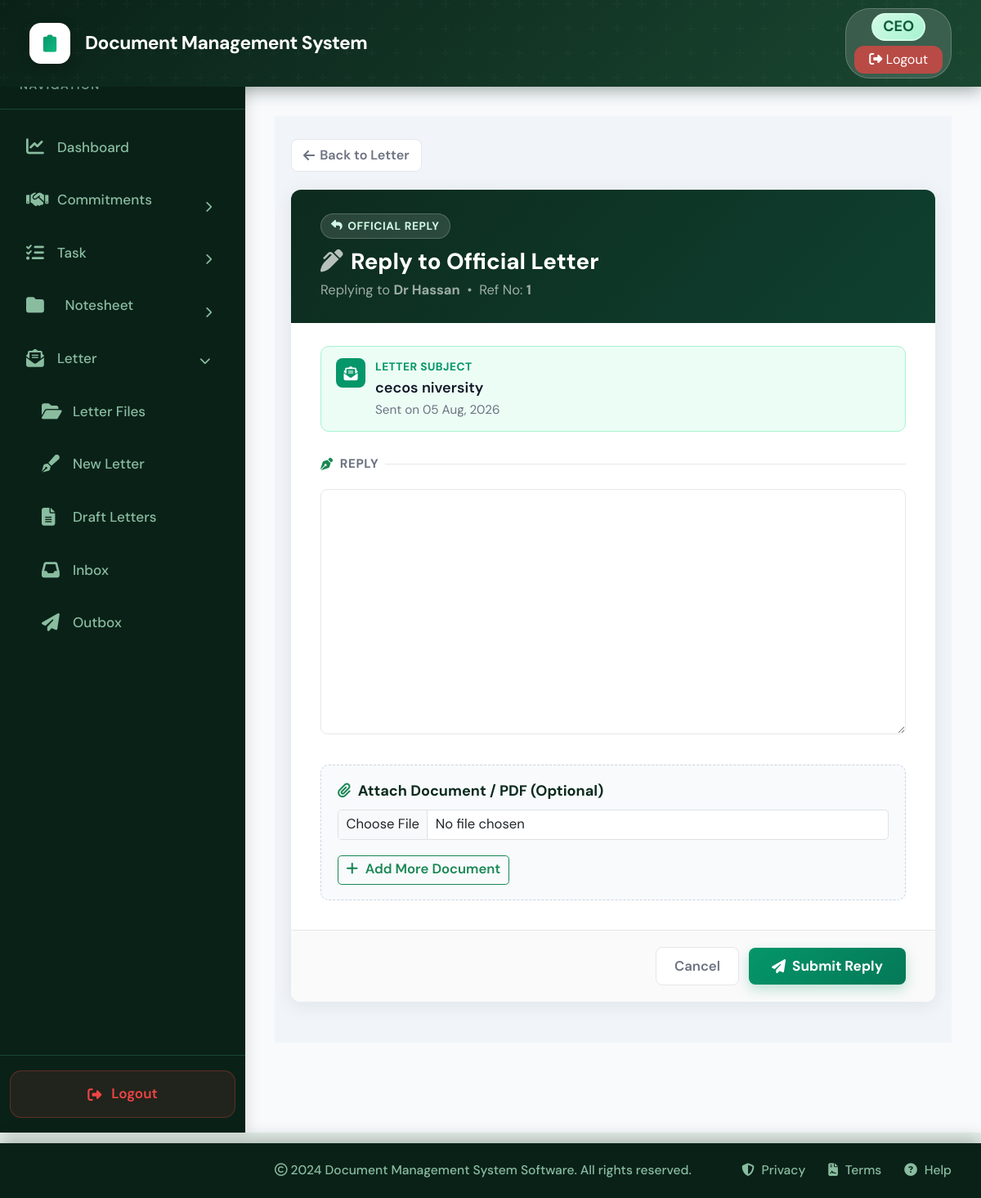
The page /letters/reply/8/ (signed in) on the database its author committed.
### core/models.py (models this page shows, shortened)
class Letter(models.Model):
    letter_file = models.ForeignKey(LetterFile, on_delete=models.CASCADE, related_name='letters')
    sender = models.ForeignKey(User, on_delete=models.CASCADE, related_name='sent_letters')
    receiver = models.ForeignKey(User, on_delete=models.CASCADE, related_name='received_letters')
    ref_no = models.CharField(max_length=100, blank=True, null=True)
    recipient_address = models.TextField(blank=True, null=True)
    subject = models.CharField(max_length=255)
    body = models.TextField()
    signer_name = models.CharField(max_length=100, blank=True, null=True)
    signer_designation = models.CharField(max_length=100, blank=True, null=True)
    cc_list = models.TextField(blank=True, null=True)
    attachment = models.FileField(upload_to='letter_attachments/', blank=True, null=True)
    is_read = models.BooleanField(default=False)
    is_draft = models.BooleanField(default=False)
    created_at = models.DateTimeField(auto_now_add=True)
    reply_text = models.TextField(blank=True, null=True)
    reply_attachment = models.FileField(upload_to='letter_replies/', blank=True, null=True)
    reply_date = models.DateTimeField(blank=True, null=True)
    class Meta:
        ordering = ['-created_at']

### core/views.py (the view, shortened to what this page needs)
# urls.py: path('letters/reply/<int:letter_id>/', views.reply_letter, name='reply_letter'),
@login_required
def reply_letter(request, letter_id):
    from .models import LetterReplyAttachment
    letter = get_object_or_404(Letter, id=letter_id)
    if request.user != letter.receiver:
        messages.error(request, "You are not authorized to reply to this letter.")
        return redirect('letter_inbox')
    if letter.reply_text:
        messages.info(request, "You have already replied to this letter.")
        return redirect('view_letter_reply', letter_id=letter.id)
    return render(request, 'reply_letter.html', {'letter': letter})

### core/context_processors.py (called while the page is built)
def unread_notesheets(request):
    if request.user.is_authenticated:
        notesheets_count = Notesheet.objects.filter(
            current_holder=request.user,
            is_seen=False
        ).count()
        return {
            'unread_notesheets_count': notesheets_count,
        }
    return {
        'unread_notesheets_count': 0,
    }

def notifications_processor(request):
    if request.user.is_authenticated:
        unread_notifications = Notification.objects.filter(recipient=request.user, is_read=False)[:5]
        unread_count = Notification.objects.filter(recipient=request.user, is_read=False).count()
        return {
            'unread_notifications': unread_notifications,
            'unread_notifications_count': unread_count
        }
    return {}

### core/templates/reply_letter.html (shortened to what this page needs)
{% extends 'base.html' %}
{% block content %}
<div class="reply-wrapper">
    <div class="reply-breadcrumb">
        <a href="{% url 'letter_detail' letter.id %}">
            <i class="fas fa-arrow-left"></i> Back to Letter
        </a>
    </div>
    <div class="reply-card">
        <div class="reply-card-header">
            <div class="badge-chip">
                <i class="fas fa-reply"></i>
                Official Reply
            </div>
            <h3><i class="fas fa-pen-alt me-2" style="opacity:.7;"></i>Reply to Official Letter</h3>
            <p>Replying to <strong>{{ letter.sender.get_full_name|default:letter.sender.username }}</strong> &nbsp;&bull;&nbsp; Ref No: <strong>{{ letter.ref_no|default:"N/A" }}</strong></p>
        </div>
        <div class="original-ref">
            <div class="ref-icon"><i class="fas fa-envelope-open-text"></i></div>
            <div>
                <div class="ref-label"> Letter Subject</div>
                <div class="ref-subject">{{ letter.subject }}</div>
                <div class="ref-meta">Sent on {{ letter.created_at|date:"d M, Y" }}</div>
            </div>
        </div>
        <form method="POST" enctype="multipart/form-data">
            <div class="reply-body">
                <div class="form-section-title mb-3">
                    <i class="fas fa-pen-nib text-success"></i> Reply
                </div>
                <textarea id="reply_text" name="reply_text"></textarea>
                <div class="attachment-box mt-4">
                    <label class="fw-bold mb-1">
                        <i class="fas fa-paperclip me-1 text-success"></i> Attach Document / PDF (Optional)
                    </label>
                    <div id="attachments-container">
                        <div class="d-flex align-items-center mt-2">
                            <input type="file" name="reply_attachments" class="form-control form-control-sm">
                        </div>
                    </div>
                    <button type="button" class="btn btn-sm btn-outline-success mt-3" style="font-weight: 600;" onclick="addMoreAttachment()">
                        <i class="fas fa-plus me-1"></i> Add More Document
                    </button>
                </div>
            </div>
            <div class="reply-footer">
                <a href="{% url 'letter_detail' letter.id %}" class="btn-cancel-reply">Cancel</a>
                <button type="submit" class="btn-submit-reply">
                    <i class="fas fa-paper-plane"></i> Submit Reply
                </button>
            </div>
        </form>
    </div>
</div>
{% endblock %}

### core/templates/base.html (style rules this page uses)
:root { --primary-color: #10b981; --primary-dark: #059669; --primary-light: #34d399; --secondary-color: #1a4731; --dark-bg: #0d2b1e; --sidebar-bg: #0a2118; --hover-bg: #1a4731; --text-light: #8abda0; --text-dark: #0d2b1e; --border-color: #1a4731; --success: #10b981; --warning: #f59e0b; --danger: #ef4444; --info: #06b6d4; }
* { margin: 0; padding: 0; box-sizing: border-box; }
html { font-size: 19px; }
body { font-family: 'DM Sans', -apple-system, BlinkMacSystemFont, 'Segoe UI', sans-serif; background-color: #e8f0eb; min-height: 100vh; display: flex; flex-direction: column; font-size: 1rem; }

### core/templates/reply_letter.html (style rules this page uses)
:root { --green-dark: #0d2b1e; --green-main: #059669; --green-light: #ecfdf5; --green-border: #a7f3d0; --text-dark: #111827; --text-muted: #6b7280; --border: #e5e7eb; --paper: #ffffff; --radius: 12px; }
.reply-wrapper { background: #f1f5f9; min-height: calc(100vh - 60px); padding: 28px 20px 50px; }
.reply-breadcrumb { display: flex; align-items: center; gap: 10px; margin-bottom: 22px; }
.reply-breadcrumb a { display: inline-flex; align-items: center; gap: 6px; color: var(--text-muted); font-size: .85rem; font-weight: 600; text-decoration: none; padding: 7px 14px; background: var(--paper); border: 1px solid var(--border); border-radius: 8px; transition: all .15s; }
.reply-card { background: var(--paper); border-radius: var(--radius); box-shadow: 0 4px 24px rgba(15, 23, 42, .08); overflow: hidden; max-width: 900px; margin: 0 auto; }
.reply-card-header { background: linear-gradient(135deg, #0d2b1e 0%, #0f4030 100%); padding: 28px 36px; color: #fff; }
.reply-card-header .badge-chip { display: inline-flex; align-items: center; gap: 6px; background: rgba(255,255,255,.12); border: 1px solid rgba(255,255,255,.2); color: #d1fae5; font-size: .72rem; font-weight: 700; letter-spacing: .6px; text-transform: uppercase; padding: 4px 12px; border-radius: 999px; margin-bottom: 12px; }
.reply-card-header h3 { font-size: 1.45rem; font-weight: 800; margin: 0 0 6px; }
.reply-card-header p { font-size: .87rem; color: rgba(255,255,255,.6); margin: 0; }
.original-ref { background: var(--green-light); border: 1px solid var(--green-border); border-radius: 10px; padding: 14px 18px; margin: 28px 36px 0; display: flex; align-items: flex-start; gap: 12px; }
.original-ref .ref-icon { width: 36px; height: 36px; background: var(--green-main); border-radius: 8px; display: flex; align-items: center; justify-content: center; flex-shrink: 0; color: #fff; font-size: .9rem; }
.original-ref .ref-label { font-size: .72rem; font-weight: 700; color: var(--green-main); text-transform: uppercase; letter-spacing: .5px; margin-bottom: 2px; }
.original-ref .ref-subject { font-size: .95rem; font-weight: 600; color: var(--text-dark); }
.original-ref .ref-meta { font-size: .8rem; color: var(--text-muted); margin-top: 2px; }
.reply-body { padding: 28px 36px 36px; }
.form-section-title { font-size: .8rem; font-weight: 700; text-transform: uppercase; letter-spacing: .6px; color: var(--text-muted); margin-bottom: 10px; display: flex; align-items: center; gap: 8px; }
.form-section-title::after { content: ''; flex: 1; height: 1px; background: var(--border); }
#reply_text { width: 100%; min-height: 300px; border: 1px solid var(--border); border-radius: 8px; padding: 12px; font-family: 'Times New Roman', Times, serif; font-size: 14px; line-height: 1.7; color: var(--text-dark); resize: vertical; }
.attachment-box { background: #f8fafc; border: 1px dashed #cbd5e1; border-radius: 10px; padding: 18px 20px; font-size: .88rem; }
.attachment-box label { font-size: 0.95rem; font-weight: 700; color: var(--green-dark); display: block; margin-bottom: 8px; }
.reply-footer { display: flex; align-items: center; justify-content: flex-end; gap: 12px; padding: 20px 36px; border-top: 1px solid var(--border); background: #fafafa; }
.btn-cancel-reply { padding: 10px 22px; border: 1px solid var(--border); border-radius: 8px; color: var(--text-muted); font-weight: 600; font-size: .88rem; background: var(--paper); cursor: pointer; text-decoration: none; transition: all .15s; }
.btn-submit-reply { padding: 10px 28px; border-radius: 8px; border: none; background: linear-gradient(135deg, #059669, #047857); color: #fff; font-weight: 700; font-size: .9rem; cursor: pointer; display: inline-flex; align-items: center; gap: 8px; box-shadow: 0 6px 16px rgba(5, 150, 105, .25); transition: all .15s; }

### rows shown on the page
Letter: sender.get_full_name "Dr Hassan", ref_no "1", subject "cecos niversity", created_at "05 Aug, 2026"
